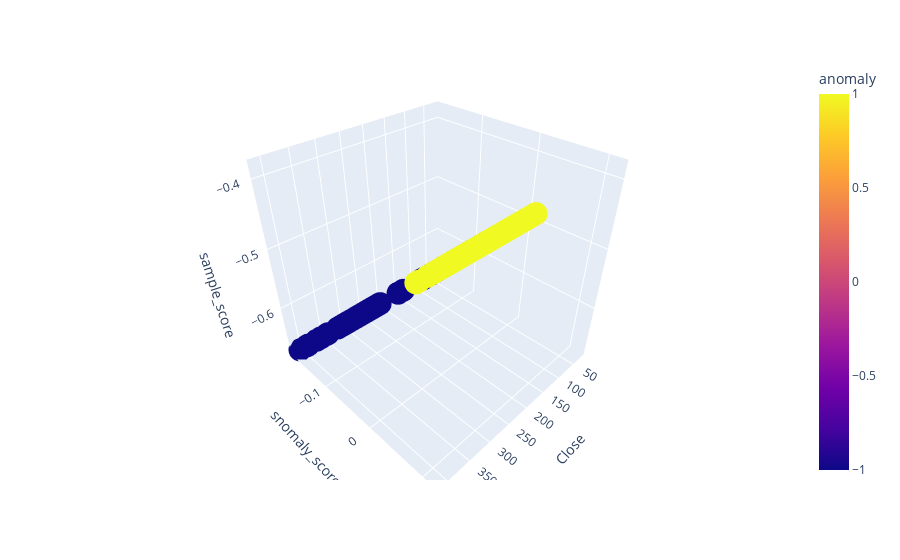

Write notebook code for a chart like this one.
### Code cell
import plotly.express as px
#df = px.data.iris()
fig = px.scatter_3d(tesla,x='Close',y='snomaly_score',z="sample_score",
              color='anomaly')
fig.show()

### Figure 1 — Plotly figure (JSON) as saved in the notebook; plotly's stock layout.template omitted (floating-point values rounded to 4 significant figures; data arrays with more than 128 entries replaced by an {"elided": "..."} marker saying what was removed)
{"data": [{"hovertemplate": "Close=%{x}<br>snomaly_score=%{y}<br>sample_score=%{z}<br>anomaly=%{marker.color}<extra></extra>", "legendgroup": "", "marker": {"color": {"elided": "757 int values"}, "coloraxis": "coloraxis", "symbol": "circle"}, "mode": "markers", "name": "", "scene": "scene", "showlegend": false, "type": "scatter3d", "x": {"elided": "757 float values"}, "y": {"elided": "757 float values"}, "z": {"elided": "757 float values"}}], "layout": {"coloraxis": {"colorbar": {"title": {"text": "anomaly"}}, "colorscale": [[0, "#0d0887"], [0.1111, "#46039f"], [0.2222, "#7201a8"], [0.3333, "#9c179e"], [0.4444, "#bd3786"], [0.5556, "#d8576b"], [0.6667, "#ed7953"], [0.7778, "#fb9f3a"], [0.8889, "#fdca26"], [1, "#f0f921"]]}, "legend": {"tracegroupgap": 0}, "margin": {"t": 60}, "scene": {"domain": {"x": [0, 1], "y": [0, 1]}, "xaxis": {"title": {"text": "Close"}}, "yaxis": {"title": {"text": "snomaly_score"}}, "zaxis": {"title": {"text": "sample_score"}}}}}
